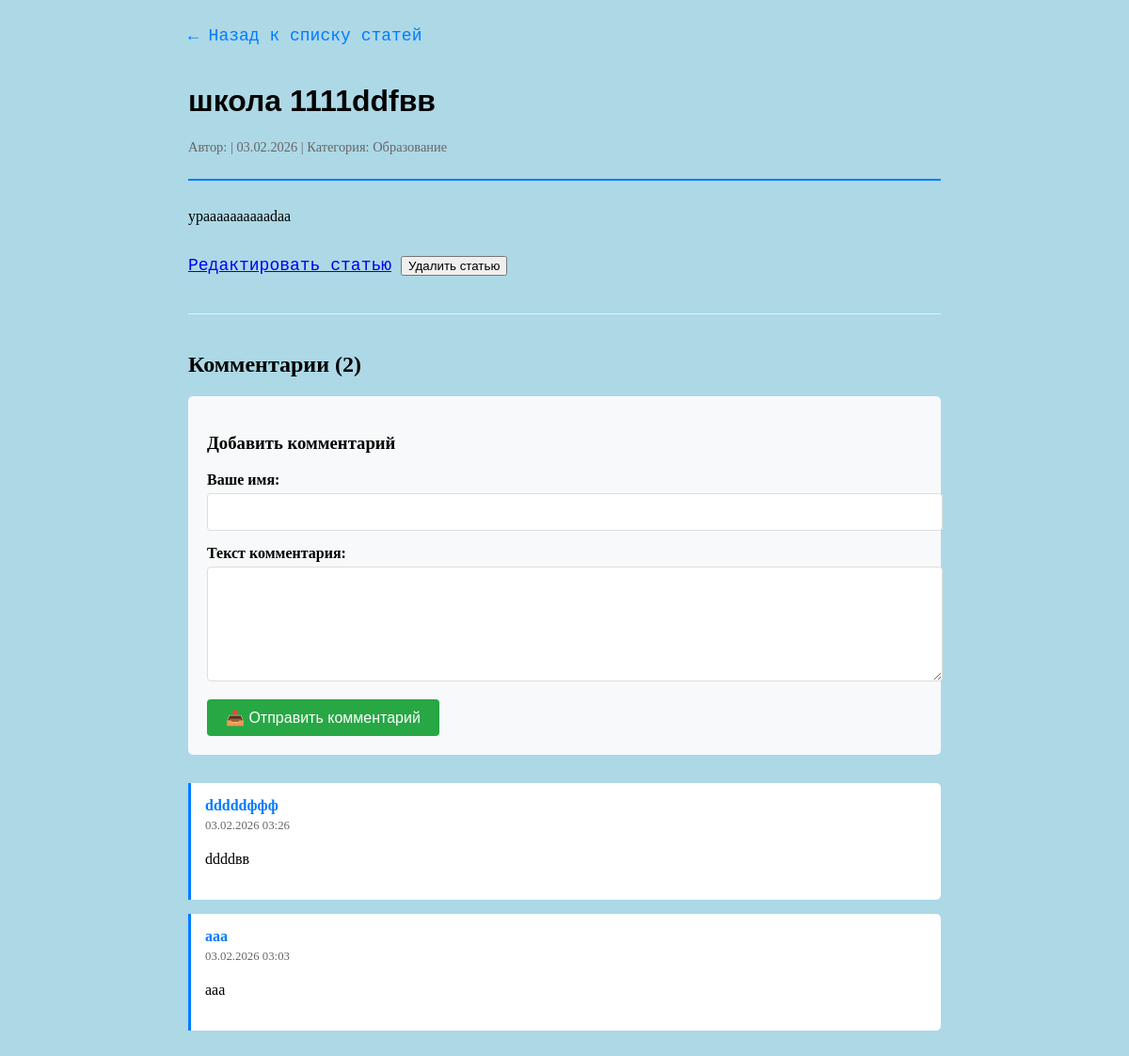
The page /article/20/ on the database its author committed.
### main/models.py (models this page shows, shortened)
class Article(models.Model):
    CATEGORY_CHOICES = [
        ('technology', 'Технологии'),
        ('science', 'Наука'),
        ('sport', 'Спорт'),
        ('art', 'Искусство'),
        ('education', 'Образование'),
        ('other', 'Другое'),
    ]
    title = models.CharField(max_length=30)
    text = models.TextField()
    created_date = models.DateTimeField(auto_now_add=True)
    user = models.ForeignKey(
        'auth.User',
        on_delete=models.CASCADE,
        related_name='articles'
    )
    category = models.CharField(
        max_length=20,
        choices=CATEGORY_CHOICES,
        default='other'
    )

class Comment(models.Model):
    text = models.TextField(verbose_name='Текст комментария')
    date = models.DateTimeField(auto_now_add=True, verbose_name='Дата комментария')
    article = models.ForeignKey(
        Article,
        on_delete=models.CASCADE,
        related_name='comments',
        verbose_name='Статья'
    )
    author_name = models.CharField(max_length=100, verbose_name='Имя автора')
    class Meta:
        ordering = ['-date']
        verbose_name = 'Комментарий'
        verbose_name_plural = 'Комментарии'

### main/views.py (the view)
# urls.py: path('article/<int:id>/', views.article_detail, name='article_detail'),
def article_detail(request, id):
    article = get_object_or_404(Article, id=id)
    comments = article.comments.all()
    if request.method == 'POST':
        form = CommentForm(request.POST)
        if form.is_valid():
            comment = form.save(commit=False)
            comment.article = article
            comment.save()
            return redirect('article_detail', id=article.id)
    else:
        form = CommentForm()
    context = {
        'article': article,
        'comments': comments,
        'form': form,
        'today': timezone.now().date()
    }
    return render(request, 'article_detail.html', context)

### main/forms.py
class CommentForm(forms.ModelForm):
    class Meta:
        model = Comment
        fields = ['text', 'author_name']
        widgets = {
            'text': forms.Textarea(attrs={
                'class': 'form-control',
                'rows': 3,
                'placeholder': 'Введите ваш комментарий...'
            }),
            'author_name': forms.TextInput(attrs={
                'class': 'form-control',
                'placeholder': 'Ваше имя'
            })
        }
        labels = {
            'text': 'Текст комментария',
            'author_name': 'Ваше имя'
        }

### main/templates/article_detail.html (shortened to what this page needs)
<!DOCTYPE html>
{% load static %}
<html>
<head>
    <link rel="stylesheet" href="{% static 'main/css/styles.css' %}">
</head>
<body>
    <div class="article-detail">
        <a href="{% url 'articles' %}" class="back-link">← Назад к списку статей</a>
        <div class="article-header">
            <h1>{{ article.title }}</h1>
            <div class="article-meta">
                <span>Автор: {{ article.user.name }}</span> |
                <span>{{ article.created_date|date:"d.m.Y" }}</span> |
                <span>Категория: {{ article.get_category_display }}</span>
            </div>
        </div>
        <div class="article-content">
            {{ article.text|linebreaks }}
        </div>
        <div class="article-actions">
            <a href="{% url 'edit_article' article.id %}" class="btn btn-edit">Редактировать статью</a>
            <form action="{% url 'delete_article' article.id %}" method="POST" style="display: inline;">
                <button type="submit" class="btn btn-delete"
                        onclick="return confirm('Удалить статью и все комментарии?')">
                    Удалить статью
                </button>
            </form>
        </div>
        <div class="comments-section">
            <h2>Комментарии ({{ comments|length }})</h2>
            <div class="comment-form">
                <h3>Добавить комментарий</h3>
                <form method="POST">
                    <div class="form-group">
                        <label for="id_author_name">Ваше имя:</label>
                        <input type="text" name="author_name" id="id_author_name"
                               value="{{ form.author_name.value|default_if_none:'' }}"
                               required maxlength="100">
                    </div>
                    <div class="form-group">
                        <label for="id_text">Текст комментария:</label>
                        <textarea name="text" id="id_text" required>{{ form.text.value|default_if_none:'' }}</textarea>
                    </div>
                    <button type="submit" class="btn-submit">📤 Отправить комментарий</button>
                </form>
            </div>
            {% if comments %}
                <div class="comments-list">
                    {% for comment in comments %}
                        <div class="comment">
                            <div class="comment-author">
                                {{ comment.author_name }}
                            </div>
                            <div class="comment-date">
                                {{ comment.date|date:"d.m.Y H:i" }}
                            </div>
                            <div class="comment-text">
                                {{ comment.text|linebreaks }}
                            </div>
                        </div>
                    {% endfor %}
                </div>
            {% else %}
                <div class="no-comments">
                    <p>Пока нет комментариев. Будьте первым!</p>
                </div>
            {% endif %}
        </div>
    </div>
</body>
</html>

### main/static/css/styles.css (style rules this page uses)
body { background-color:lightblue; }
a { font-family: 'Courier New', Courier, monospace; font-size: large; text-align: center; }
h1 { font-family: 'Franklin Gothic Medium', 'Arial Narrow', Arial, sans-serif; }
p { font-family: Georgia, 'Times New Roman', Times, serif; }

### main/templates/article_detail.html (style rules this page uses)
.article-detail { max-width: 800px; margin: 0 auto; padding: 20px; }
.article-header { border-bottom: 2px solid #007bff; padding-bottom: 15px; margin-bottom: 25px; }
.article-meta { color: #666; font-size: 0.9em; margin-bottom: 10px; }
.article-content { line-height: 1.6; font-size: 16px; margin-bottom: 30px; }
.comments-section { margin-top: 40px; padding-top: 20px; border-top: 1px solid #eee; }
.comment-form { background-color: #f8f9fa; padding: 20px; border-radius: 5px; margin-bottom: 30px; }
.comment { border-left: 3px solid #007bff; padding: 15px; margin-bottom: 15px; background-color: white; border-radius: 0 5px 5px 0; }
.comment-author { font-weight: bold; color: #007bff; margin-bottom: 5px; }
.comment-date { font-size: 0.8em; color: #666; margin-bottom: 10px; }
.comment-text { line-height: 1.5; }
.back-link { display: inline-block; margin-bottom: 20px; color: #007bff; text-decoration: none; }
.form-group { margin-bottom: 15px; }
label { display: block; margin-bottom: 5px; font-weight: bold; }
textarea, input[type="text"] { width: 100%; padding: 10px; border: 1px solid #ddd; border-radius: 4px; font-size: 16px; }
textarea { min-height: 100px; resize: vertical; }
.btn-submit { background-color: #28a745; color: white; padding: 10px 20px; border: none; border-radius: 4px; cursor: pointer; font-size: 16px; }
.article-actions { margin-top: 20px; display: flex; gap: 10px; }

### rows shown on the page
Article: title "школа 1111ddfвв", created_date "03.02.2026", category "Образование", text "урааааааааааdаа"
Comment: author_name "dddddффф", date "03.02.2026 03:26", text "ddddвв"
Comment: author_name "aaa", date "03.02.2026 03:03", text "aaa"

### other values the page prints
{{ comments|length }} "2"
